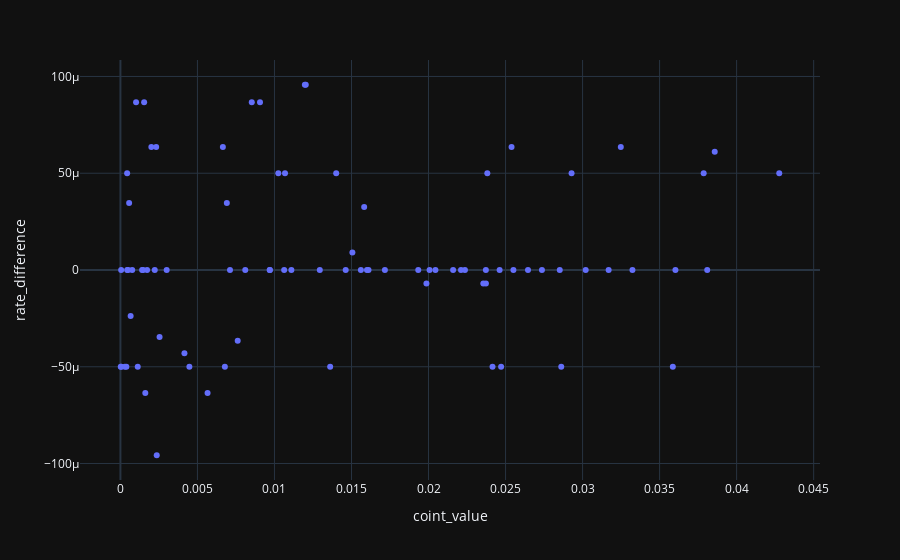

Notebook source saved alongside this figure:
### Code cell
import plotly.express as px
import pandas as pd

# TODO: Add below line
# df['cond'] = np.where(((df['quote'] == df['pair1']) & (df['rate_difference'] > 0)) | ((df['quote'] == df['pair2']) & (df['rate_difference'] < 0)), 1, 0)

controller_configs_data = await mongo_client.get_controller_config_data()
extra_info = [controller_config_data["extra_info"] for controller_config_data in controller_configs_data]
extra_info_df = pd.DataFrame(extra_info)

px.scatter(extra_info_df,
           x="coint_value",
           y="rate_difference")

### Figure 1 — Plotly figure (JSON) as saved in the notebook; plotly's stock layout.template omitted (floating-point values rounded to 4 significant figures)
{"data": [{"hovertemplate": "coint_value=%{x}<br>rate_difference=%{y}<extra></extra>", "legendgroup": "", "marker": {"color": "#636efa", "symbol": "circle"}, "mode": "markers", "name": "", "orientation": "v", "showlegend": false, "x": [2.236e-05, 5.526e-05, 0.0002913, 0.0003867, 0.0005027, 0.000766, 0.001124, 0.001616, 0.00173, 0.00223, 0.002542, 0.004157, 0.004478, 0.005658, 0.007613, 0.009061, 0.009689, 0.01025, 0.01063, 0.0111, 0.01197, 0.01203, 0.01506, 0.01561, 0.01582, 0.016, 0.0161, 0.01717, 0.01933, 0.01987, 0.02045, 0.0216, 0.02211, 0.02382, 0.02416, 0.02862, 0.0302, 0.03169, 0.03603, 0.03858, 0.04277, 4.912e-05, 0.0004377, 0.0004391, 0.0005673, 0.0006644, 0.001017, 0.001408, 0.001471, 0.00154, 0.002008, 0.002322, 0.002358, 0.003003, 0.006651, 0.006781, 0.006909, 0.007113, 0.008106, 0.008527, 0.009704, 0.01068, 0.01294, 0.01362, 0.01401, 0.01462, 0.02007, 0.02236, 0.02356, 0.02372, 0.02373, 0.02462, 0.02471, 0.02539, 0.02551, 0.02646, 0.02736, 0.02852, 0.02929, 0.03248, 0.03324, 0.03586, 0.03786, 0.03809], "xaxis": "x", "y": [-5e-05, -5e-05, -5e-05, -5e-05, 0.0, 0.0, -5e-05, -6.352e-05, 0.0, 0.0, -3.466e-05, -4.301e-05, -5e-05, -6.352e-05, -3.662e-05, 8.662e-05, 0.0, 5e-05, 0.0, 0.0, 9.572e-05, 9.572e-05, 9.1e-06, 0.0, 3.25e-05, 0.0, 0.0, 0.0, 0.0, -6.99e-06, 0.0, 0.0, 0.0, 5e-05, -5e-05, -5e-05, 0.0, 0.0, 0.0, 6.106e-05, 5e-05, 0.0, 5e-05, 0.0, 3.466e-05, -2.373e-05, 8.662e-05, 0.0, 0.0, 8.662e-05, 6.352e-05, 6.352e-05, -9.572e-05, 0.0, 6.352e-05, -5e-05, 3.466e-05, 0.0, 0.0, 8.662e-05, 0.0, 5e-05, 0.0, -5e-05, 5e-05, 0.0, 0.0, 0.0, -6.99e-06, 0.0, -6.99e-06, 0.0, -5e-05, 6.352e-05, 0.0, 0.0, 0.0, 0.0, 5e-05, 6.352e-05, 0.0, -5e-05, 5e-05, 0.0], "yaxis": "y", "type": "scatter"}], "layout": {"xaxis": {"anchor": "y", "domain": [0.0, 1.0], "title": {"text": "coint_value"}}, "yaxis": {"anchor": "x", "domain": [0.0, 1.0], "title": {"text": "rate_difference"}}, "legend": {"tracegroupgap": 0}, "margin": {"t": 60}}}
